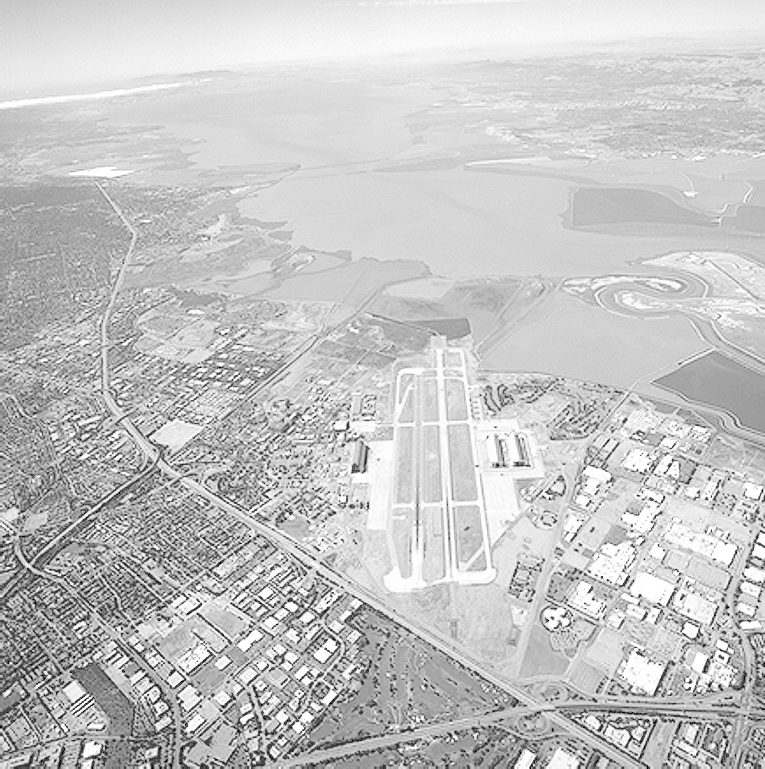
#> input picture Lab Assignment 3/Fig0309(a)(washed_out_aerial_image)/Fig0309(a)(washed_out_aerial_image).tif, 765 x 769 px
$ python washed_out_aerial_image.py
#> lines starting #> are read from the running program, lines starting #| are printed output that depends on the picture
from PIL import Image
import numpy as np
import matplotlib.pyplot as plt
import os

gammas = [3.0, 4.0, 5.0]

script_dir = os.path.dirname(os.path.abspath(__file__))

img_path = os.path.join(script_dir, "Fig0309(a)(washed_out_aerial_image).tif")

img = Image.open(img_path).convert("L")
#> img is the input picture: PIL image 765x769 L; min 0, max 255, mean 197.1
img = np.array(img, dtype=np.float32)
#> img: shape (769, 765) float32

img_norm = img / 255.0

plt.figure(figsize=(10,8))

plt.subplot(2,2,1)
plt.title("(a) Original Aerial Image")
plt.imshow(img, cmap='gray')
plt.axis('off')

for i, g in enumerate(gammas):
    transformed = img_norm ** g

    transformed = (transformed * 255).astype(np.uint8)

    plt.subplot(2,2,i+2)
    plt.title(f"(b–d) γ = {g}")
    plt.imshow(transformed, cmap='gray')
    plt.axis('off')
#> this loop made 3 passes
#> pass 1, `transformed = img_norm ** g`:
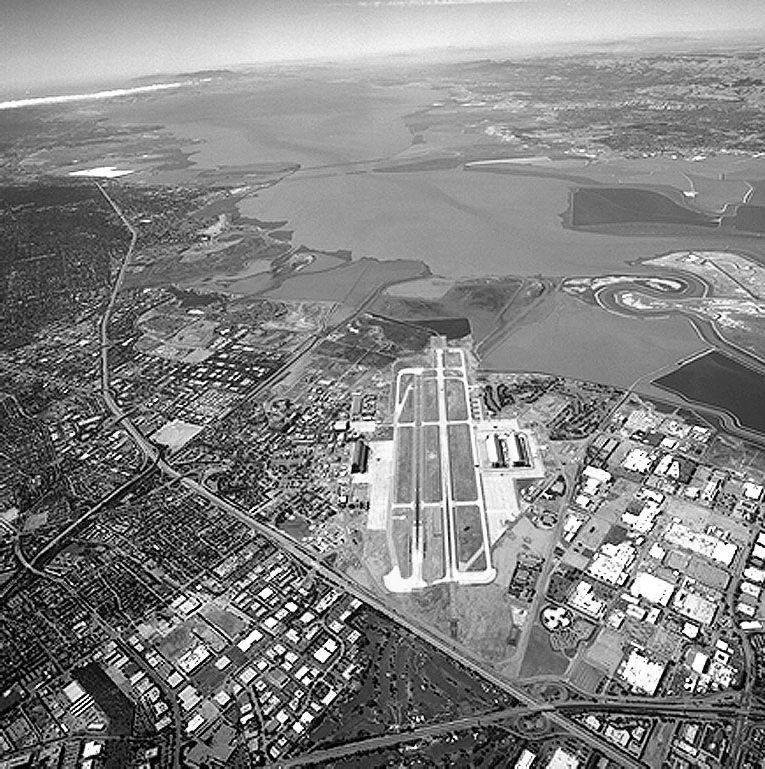
#> transformed: shape (769, 765) float32; min 0, max 1, mean 0.515
#> pass 2, `transformed = img_norm ** g`:
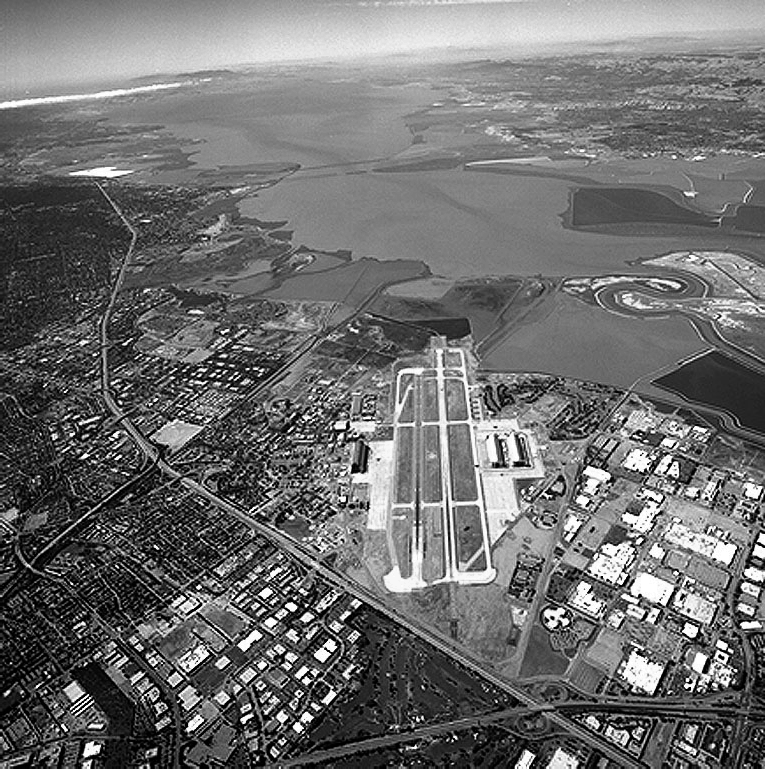
#> transformed: shape (769, 765) float32; min 0, max 1, mean 0.434

plt.tight_layout()
plt.show()
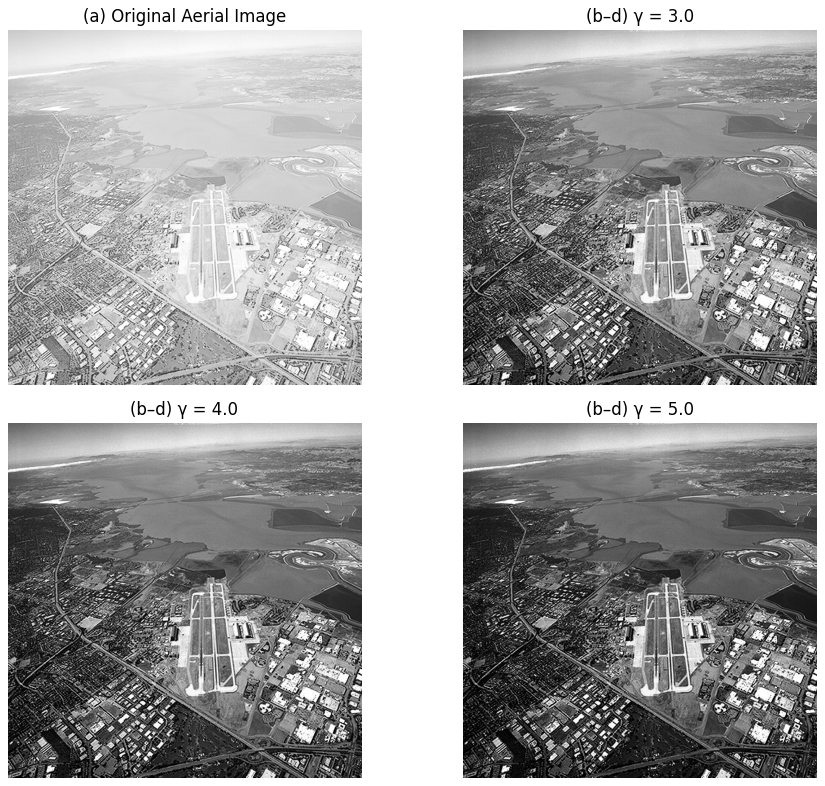
#> figure drawn by matplotlib, 4 panels
